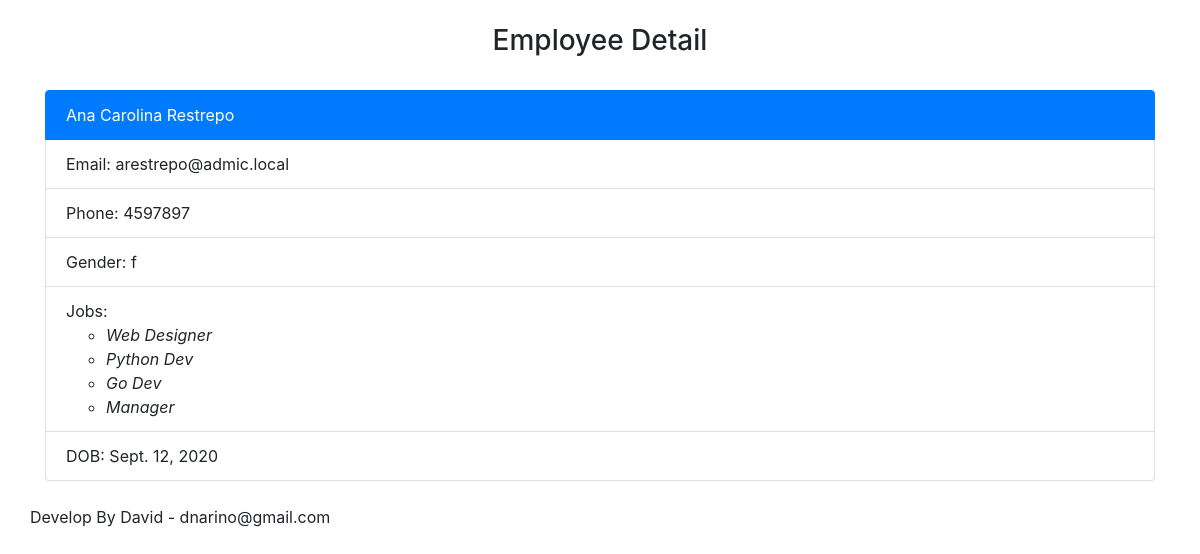
The app's page /employee_detail/2 with its own data.
### employees/models.py (models this page shows, shortened)
class Employee(models.Model):
    GENDER_CHOICES=[
        ('m','HOMBRE'),
        ('f','FEMENINO'),
    ]
    first_name=models.CharField(max_length=100)
    last_name=models.CharField(max_length=100)
    email_id=models.EmailField(max_length=255)
    phone_num=models.CharField(max_length=35)
    employee_gender=models.CharField(choices=GENDER_CHOICES, max_length=1)
    employee_address=models.TextField()
    employee_job=models.ManyToManyField('AvailableJobs', blank=True)
    date_of_birth= models.DateField()

class AvailableJobs(models.Model):
    name = models.CharField(max_length=100)

### employees/views.py (the view)
# urls.py: path('employee_detail/<int:employee_id>',views.employee_detail,name='employee_id'),
def employee_detail(request, employee_id):
    try:
        employee=Employee.objects.get(id=employee_id)
    except Employee.DoesNotExist:
        raise Http404('Employee Not Found')
    return render(request,'employee_detail.html',{'employee':employee})

### employees/templates/employee_detail.html
{% extends 'base.html.html' %}
{% block content %}
    <div class="container">
        <div class="row my-4">
            <div class="col-12 text-center">
                <h3>Employee Detail</h3>
            </div>
        </div>
        <div class="row my-4">
            <div class="col-12">
                <ul class="list-group">
                    <li class="list-group-item active">{{ employee.first_name }} {{ employee.last_name }}</li>
                    <li class="list-group-item">Email: {{ employee.email_id }}</li>
                    <li class="list-group-item">Phone: {{ employee.phone_num }}</li>
                    <li class="list-group-item">Gender: {{ employee.employee_gender }}</li>
                    <li class="list-group-item">Jobs:
                        {% for job in employee.employee_job.all %}
                            <ul>
                                <li><em>{{ job.name }}</em></li>
                            </ul>
                        {% endfor %}
                    </li>
                    <li class="list-group-item">DOB: {{ employee.date_of_birth }}</li>
                </ul>
            </div>
        </div>
    </div>
{% endblock %}

### employees/templates/base.html.html (shortened to what this page needs)
<!doctype html>
<html lang="en">
  <head>
    <link rel="stylesheet" href="https://stackpath.bootstrapcdn.com/bootstrap/4.5.2/css/bootstrap.min.css">
  </head>
  <body>
    {% block content %}
    {% endblock %}
    <div class="container">
        <div class="row">
            <p>Develop By David - dnarino@gmail.com</p>
        </div>
    </div>
  </body>
</html>

### records on screen
Employee: first_name "Ana Carolina", last_name "Restrepo", email_id "arestrepo@admic.local", phone_num "4597897", employee_gender "f", date_of_birth "Sept. 12, 2020"
AvailableJobs: name "Web Designer"
AvailableJobs: name "Python Dev"
AvailableJobs: name "Go Dev"
AvailableJobs: name "Manager"
